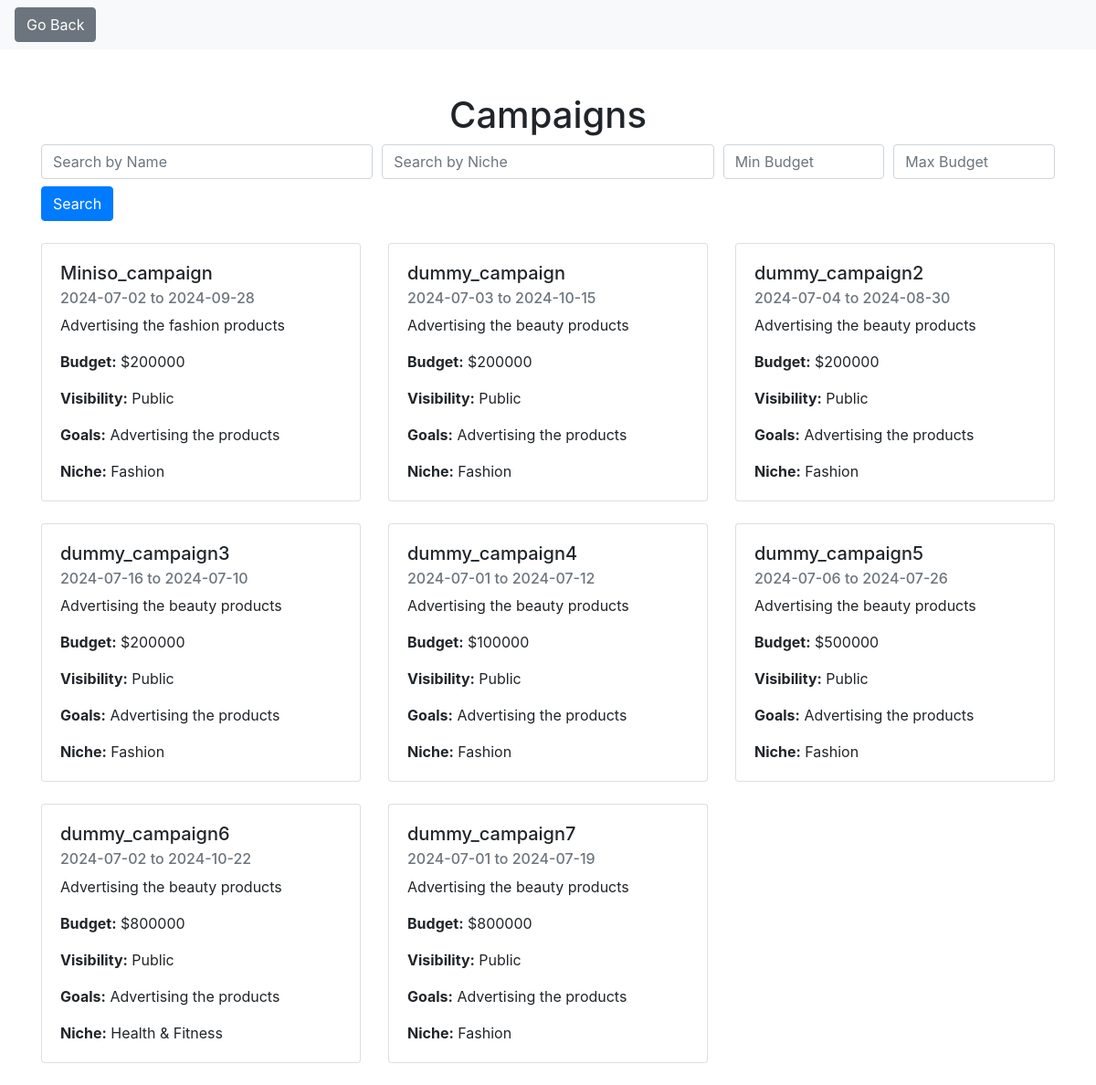
The app's page /search_campaigns, older data.
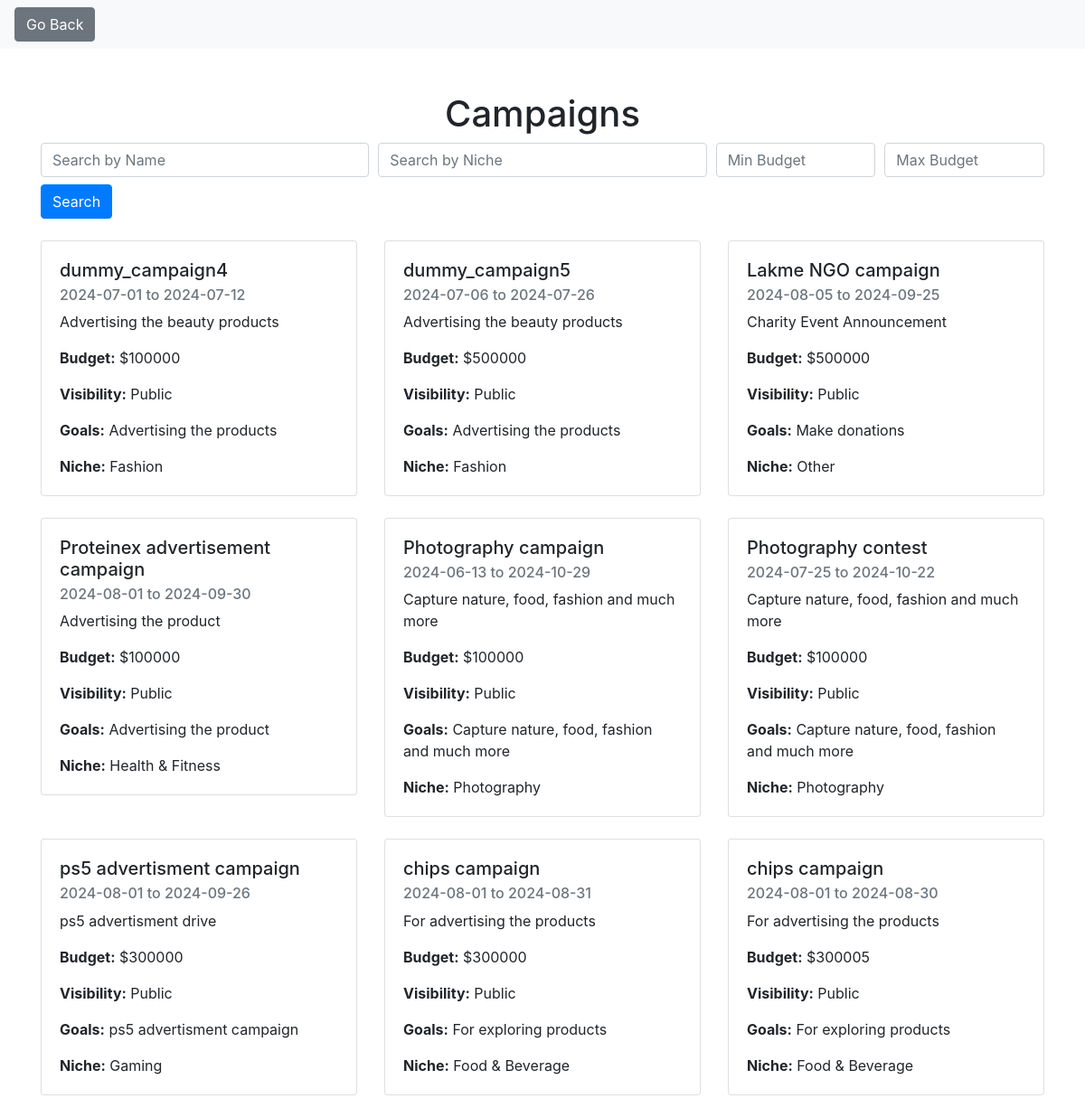
The same page, newer data.
### models.py (models this page shows, shortened)
class Campaign(db.Model):
    __tablename__ = "campaign"
    id = db.Column(db.Integer, primary_key=True)
    name = db.Column(db.String(64), nullable=False)
    date_created = db.Column(db.DateTime, nullable=False, default=datetime.utcnow)
    description = db.Column(db.String(84), nullable=False)
    start_date = db.Column(db.DateTime, nullable=False)
    end_date = db.Column(db.DateTime, nullable=False)
    budget = db.Column(db.Integer, nullable=False)
    visibility = db.Column(db.String(84), nullable=False)
    goals = db.Column(db.String(84), nullable=False)
    niche = db.Column(db.String(64), nullable=False)
    user_id = db.Column(db.Integer, db.ForeignKey('user.id'), nullable=False)
    associated_influencers = db.relationship('Influencer', secondary=influencer_campaign_association,
                                             back_populates='campaigns')
    ads = db.relationship('Ad', backref='campaign', lazy=True)
    user = db.relationship('User', backref='campaigns')

### main.py (the view)
@app.route('/search_campaigns', methods=["GET","POST"])
def search_campaigns():
    name = request.args.get('name', '')
    niche = request.args.get('niche', '')  # Changed from category to niche
    budget_min = request.args.get('budget_min', '')
    budget_max = request.args.get('budget_max', '')
    query = Campaign.query.filter_by(visibility='Public')
    if name:
        query = query.filter(Campaign.name.ilike(f'%{name}%'))
    if niche:
        query = query.filter(Campaign.niche.ilike(f'%{niche}%'))
    if budget_min:
        try:
            budget_min = float(budget_min)
            query = query.filter(Campaign.budget >= budget_min)
        except ValueError:
            pass  # Handle invalid input for min budget
    if budget_max:
        try:
            budget_max = float(budget_max)
            query = query.filter(Campaign.budget <= budget_max)
        except ValueError:
            pass  # Handle invalid input for max budget
    campaigns = query.all()
    return render_template('influencer_campaign.html', campaigns=campaigns)

### templates/influencer_campaign.html (shortened to what this page needs)
<!DOCTYPE html>
<html>
  <head>
    <link
      href="https://stackpath.bootstrapcdn.com/bootstrap/4.3.1/css/bootstrap.min.css"
      rel="stylesheet"
    />
  </head>
  <body>
    <nav class="navbar navbar-expand-lg navbar-light bg-light mb-4">
      <button class="btn btn-secondary" onclick="history.back()">
        Go Back
      </button>
    </nav>
    <div class="container mt-5">
      <h1 class="text-center">Campaigns</h1>
      <form
        action="{{ url_for('search_campaigns') }}"
        method="GET"
        class="mb-4"
      >
        <div class="form-row">
          <div class="col-md-4">
            <input
              type="text"
              name="name"
              class="form-control"
              placeholder="Search by Name"
            />
          </div>
          <div class="col-md-4">
            <input
              type="text"
              name="niche"
              class="form-control"
              placeholder="Search by Niche"
            />
          </div>
          <div class="col-md-2">
            <input
              type="number"
              name="budget_min"
              class="form-control"
              placeholder="Min Budget"
            />
          </div>
          <div class="col-md-2">
            <input
              type="number"
              name="budget_max"
              class="form-control"
              placeholder="Max Budget"
            />
          </div>
        </div>
        <button type="submit" class="btn btn-primary mt-2">Search</button>
      </form>
      {% if campaigns %}
      <div class="row mt-4">
        {% for campaign in campaigns %}
        <div class="col-md-4 mb-4">
          <div class="card">
            <div class="card-body">
              <h5 class="card-title">{{ campaign.name }}</h5>
              <h6 class="card-subtitle mb-2 text-muted">
                {{ campaign.start_date.strftime('%Y-%m-%d') }} to {{
                campaign.end_date.strftime('%Y-%m-%d') }}
              </h6>
              <p class="card-text">{{ campaign.description }}</p>
              <p class="card-text">
                <strong>Budget:</strong> ${{ campaign.budget }}
              </p>
              <p class="card-text">
                <strong>Visibility:</strong> {{ campaign.visibility }}
              </p>
              <p class="card-text">
                <strong>Goals:</strong> {{ campaign.goals }}
              </p>
              <p class="card-text">
                <strong>Niche:</strong> {{ campaign.niche }}
              </p>
            </div>
          </div>
        </div>
        {% endfor %}
      </div>
      {% else %}
      <p>No campaigns found.</p>
      {% endif %}
    </div>
  </body>
</html>

Row changes from the older to the newer data that the page shows:
removed Campaign: name "Miniso_campaign", start_date "2024-07-02", end_date "2024-09-28", description "Advertising the fashion products", budget "200000", visibility "Public", goals "Advertising the products", niche "Fashion"
removed Campaign: name "dummy_campaign", start_date "2024-07-03", end_date "2024-10-15", description "Advertising the beauty products", budget "200000", visibility "Public", goals "Advertising the products", niche "Fashion"
removed Campaign: name "dummy_campaign2", start_date "2024-07-04", end_date "2024-08-30", description "Advertising the beauty products", budget "200000", visibility "Public", goals "Advertising the products", niche "Fashion"
removed Campaign: name "dummy_campaign3", start_date "2024-07-16", end_date "2024-07-10", description "Advertising the beauty products", budget "200000", visibility "Public", goals "Advertising the products", niche "Fashion"
removed Campaign: name "dummy_campaign6", start_date "2024-07-02", end_date "2024-10-22", description "Advertising the beauty products", budget "800000", visibility "Public", goals "Advertising the products", niche "Health & Fitness"
removed Campaign: name "dummy_campaign7", start_date "2024-07-01", end_date "2024-07-19", description "Advertising the beauty products", budget "800000", visibility "Public", goals "Advertising the products", niche "Fashion"
added Campaign: name "Lakme NGO campaign", start_date "2024-08-05", end_date "2024-09-25", description "Charity Event Announcement", budget "500000", visibility "Public", goals "Make donations", niche "Other"
added Campaign: name "Proteinex advertisement campaign", start_date "2024-08-01", end_date "2024-09-30", description "Advertising the product", budget "100000", visibility "Public", goals "Advertising the product", niche "Health & Fitness"
added Campaign: name "Photography campaign", start_date "2024-06-13", end_date "2024-10-29", description "Capture nature, food, fashion and much more", budget "100000", visibility "Public", goals "Capture nature, food, fashion and much more", niche "Photography"
added Campaign: name "Photography contest", start_date "2024-07-25", end_date "2024-10-22", description "Capture nature, food, fashion and much more", budget "100000", visibility "Public", goals "Capture nature, food, fashion and much more", niche "Photography"
added Campaign: name "ps5 advertisment campaign", start_date "2024-08-01", end_date "2024-09-26", description "ps5 advertisment drive", budget "300000", visibility "Public", goals "ps5 advertisment campaign", niche "Gaming"
added Campaign: name "chips campaign", start_date "2024-08-01", end_date "2024-08-31", description "For advertising the products", budget "300000", visibility "Public", goals "For exploring products", niche "Food & Beverage"
added Campaign: name "chips campaign", start_date "2024-08-01", end_date "2024-08-30", description "For advertising the products", budget "300005", visibility "Public", goals "For exploring products", niche "Food & Beverage"
